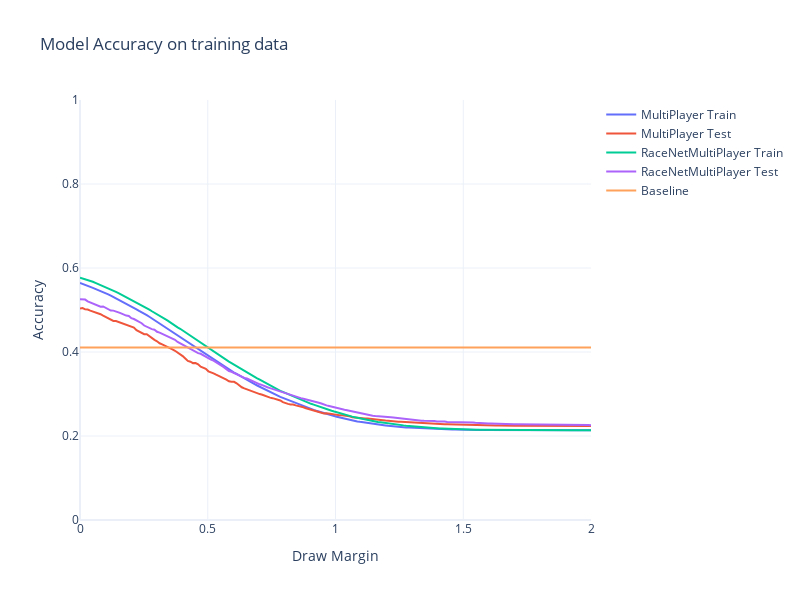

The notebook cell this image was saved under:
### Markdown cell above
# Investigate Draw Margin for Multiplayer, RaceNetMultiplayer Model

### Code cell
def accuracy(margin, pred, targ):
    pred = np.select([pred < -margin, abs(pred) <= margin, pred > margin], [-1, 0, 1])
    return np.mean(pred == targ)  

margins = np.linspace(0, 2, 200)
acc = np.zeros((4, len(margins)))
for i, margin in enumerate(margins):
    acc[0, i] = accuracy(margin, train_prediction_MultiPlayer, obs_train.numpy())
    acc[1, i] = accuracy(margin, test_prediction_MultiPlayer, obs_test.numpy())
    acc[2, i] = accuracy(margin, train_prediction_RaceNetMultiPlayer, obs_train.numpy())
    acc[3, i] = accuracy(margin, test_prediction_RaceNetMultiPlayer, obs_test.numpy())

baseline_acc = max([np.mean(obs.numpy() == i) for i in [-1, 0, 1]])

fig = go.Figure()
fig.add_trace( go.Scatter(x=margins, y=acc[0], mode='lines', name='MultiPlayer Train') )
fig.add_trace( go.Scatter(x=margins, y=acc[1], mode='lines', name='MultiPlayer Test') )
fig.add_trace( go.Scatter(x=margins, y=acc[2], mode='lines', name='RaceNetMultiPlayer Train') )
fig.add_trace( go.Scatter(x=margins, y=acc[3], mode='lines', name='RaceNetMultiPlayer Test') )
fig.add_trace( go.Scatter(x=margins, y=[baseline_acc] * len(margins), mode='lines', name='Baseline') )
fig.update_layout(title='Model Accuracy on training data', xaxis_title='Draw Margin', yaxis_title='Accuracy', width=800, height=600)
fig.update_yaxes(range=[0, 1])
fig.show()

### Figure 1 — Plotly figure (JSON) as saved in the notebook; plotly's stock layout.template omitted (floating-point values rounded to 4 significant figures; data arrays with more than 128 entries replaced by an {"elided": "..."} marker saying what was removed)
{"data": [{"mode": "lines", "name": "MultiPlayer Train", "type": "scatter", "x": {"elided": "200 float values"}, "y": {"elided": "200 float values"}}, {"mode": "lines", "name": "MultiPlayer Test", "type": "scatter", "x": {"elided": "200 float values"}, "y": {"elided": "200 float values"}}, {"mode": "lines", "name": "RaceNetMultiPlayer Train", "type": "scatter", "x": {"elided": "200 float values"}, "y": {"elided": "200 float values"}}, {"mode": "lines", "name": "RaceNetMultiPlayer Test", "type": "scatter", "x": {"elided": "200 float values"}, "y": {"elided": "200 float values"}}, {"mode": "lines", "name": "Baseline", "type": "scatter", "x": {"elided": "200 float values"}, "y": {"elided": "200 float values"}}], "layout": {"height": 600, "title": {"text": "Model Accuracy on training data"}, "width": 800, "xaxis": {"title": {"text": "Draw Margin"}}, "yaxis": {"range": [0, 1], "title": {"text": "Accuracy"}}}}
